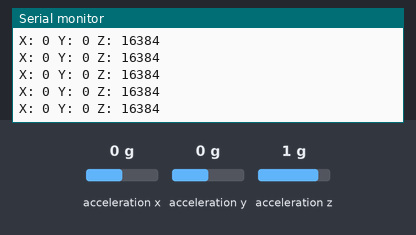
This sketch was run on a simulated Arduino Uno, built with avr-gcc and run on an emulated ATmega328P. Shown: the last lines printed to the serial monitor. Wiring (inferred from the names in the program): MPU-6050 motion sensor at I2C address 0x68. Inputs (shaded band) come from the test bench; at power-on: acceleration x 0 g, acceleration y 0 g, acceleration z 1 g.

Above: at 1.4 s.
1.5 s: acceleration x set to -1.4 g
At 1.77 s:
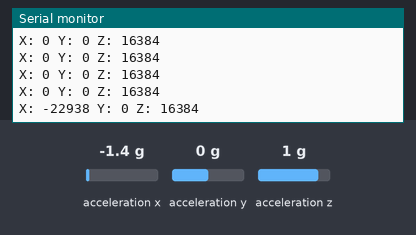
3.0 s: acceleration y set to -1.4 g
At 3.18 s:
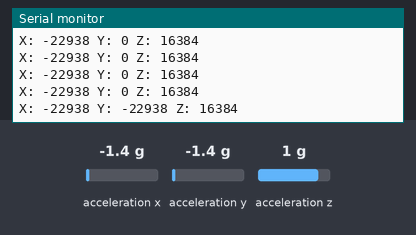
4.5 s: acceleration z set to -1.4 g
At 4.59 s:
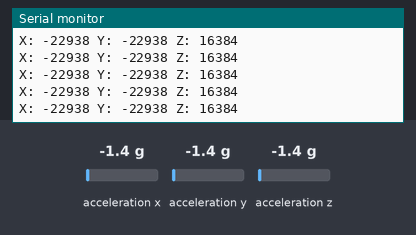

The sketch:

sketch_apr8a.ino
```cpp
#include <Wire.h>

const int MPU_ADDR = 0x68;
int16_t accX, accY, accZ;

void setup() {
  Serial.begin(9600);
  Wire.begin();

  // Wake up MPU6050
  Wire.beginTransmission(MPU_ADDR);
  Wire.write(0x6B);
  Wire.write(0);
  Wire.endTransmission(true);
  delay(200);

  Serial.println("MPU6050 Test Starting...");
}

void loop() {
  Wire.beginTransmission(MPU_ADDR);
  Wire.write(0x3B);
  Wire.endTransmission(false);
  Wire.requestFrom(MPU_ADDR, 6, true);

  accX = Wire.read() << 8 | Wire.read();
  accY = Wire.read() << 8 | Wire.read();
  accZ = Wire.read() << 8 | Wire.read();

  Serial.print("X: "); Serial.print(accX);
  Serial.print(" Y: "); Serial.print(accY);
  Serial.print(" Z: "); Serial.println(accZ);

  delay(200);
}
```

Measured:
- after the input at 1.5 s, the serial monitor: prints a new line after 0.11 s (image 1)
- after the input at 3.0 s, the serial monitor: prints a new line at once (image 2)
